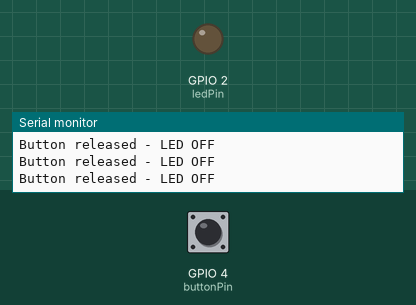
Bench run of a sketch on a simulated ESP32. On the bench: output pins drawn as LEDs (lit = HIGH), the last lines printed to the serial monitor. The test bench sets the inputs (shaded band); at power-on: GPIO 4 (buttonPin) HIGH. WiFi joins after 1.5 s; servers stay silent unless stated.

Above: at 2.7 s.
2.8 s: GPIO 4 (buttonPin) pulled LOW for 0.6 s
At 3.4 s:
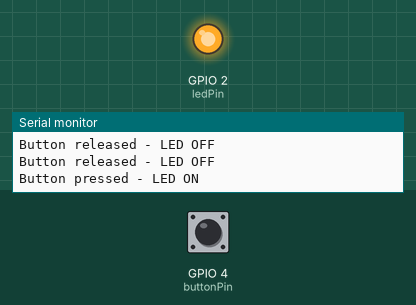
5.0 s: GPIO 4 (buttonPin) pulled LOW for 3.2 s
At 9.1 s:
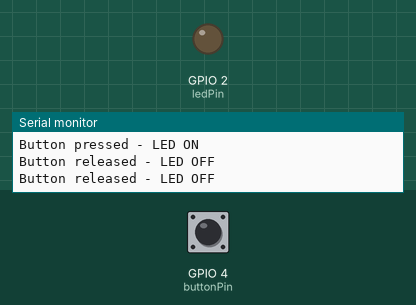
Timing chart, 0 to 10.6 s (numbered marks = the images above; inputs shaded):
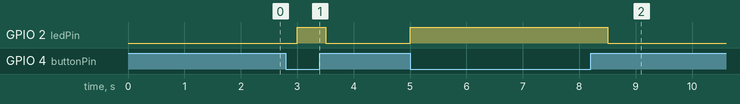

Measured:
- after the input at 2.8 s, GPIO 2 (ledPin): LOW → HIGH after 0.20 s, → LOW 0.50 s later
- after the input at 5.0 s, GPIO 2 (ledPin): LOW → HIGH at once, → LOW 3.5 s later

The sketch:

ESP32_Wi-Fi_+_IO__LED_+_Button_.ino
```cpp
#include <WiFi.h>

// Wi-Fi credentials
const char* ssid = "Wokwi-GUEST";
const char* password = "";

// I/O pins
const int ledPin = 2;      // Built-in LED on most ESP32 boards
const int buttonPin = 4;   // Push button connected to GPIO 4

void setup() {
  Serial.begin(115200);

  // Set pin modes
  pinMode(ledPin, OUTPUT);
  pinMode(buttonPin, INPUT_PULLUP);  // Button to GND

  // Connect to Wi-Fi
  Serial.print("Connecting to Wi-Fi");
  WiFi.begin(ssid, password);
  while (WiFi.status() != WL_CONNECTED) {
    delay(500);
    Serial.print(".");
  }
  Serial.println("\nWi-Fi connected!");
  Serial.print("IP Address: ");
  Serial.println(WiFi.localIP());
}

void loop() {
  int buttonState = digitalRead(buttonPin);

  if (buttonState == LOW) { // Button pressed
    digitalWrite(ledPin, HIGH);
    Serial.println("Button pressed - LED ON");
  } else {
    digitalWrite(ledPin, LOW);
    Serial.println("Button released - LED OFF");
  }

  delay(500);  // Small delay to avoid spamming serial monitor
}
```
